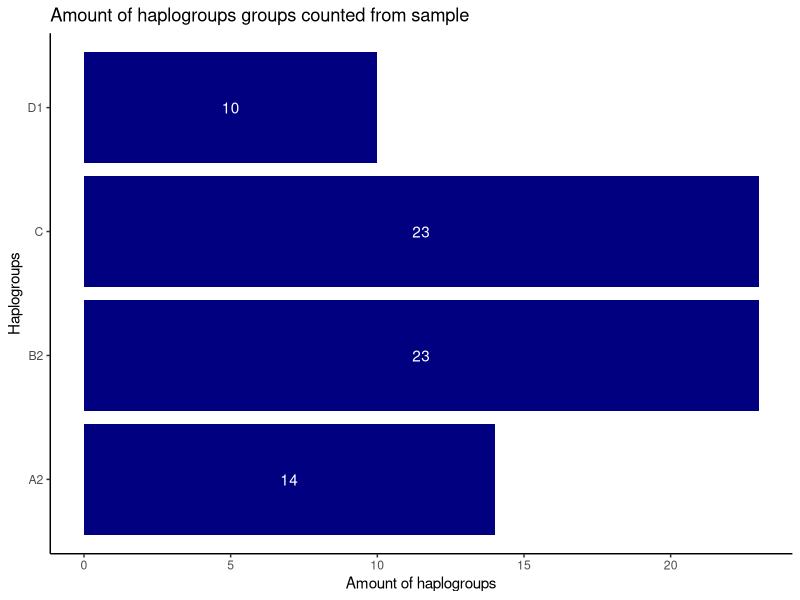
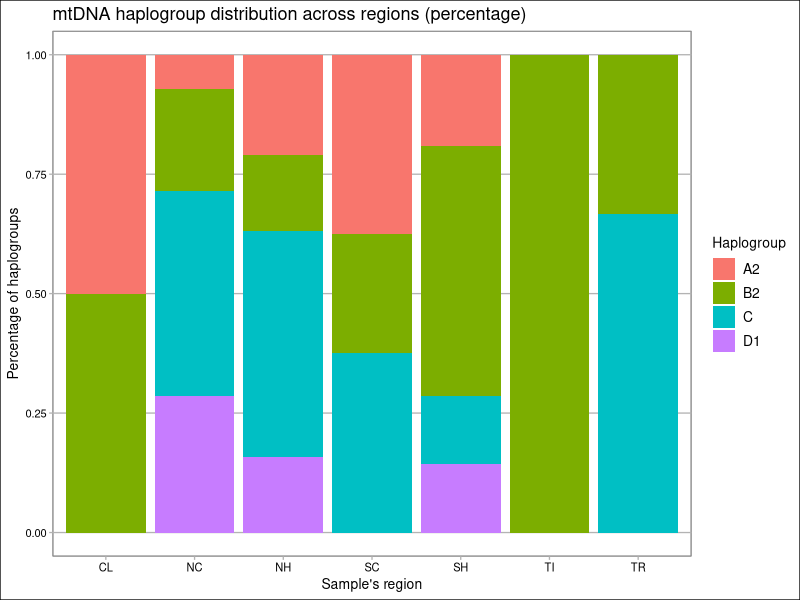
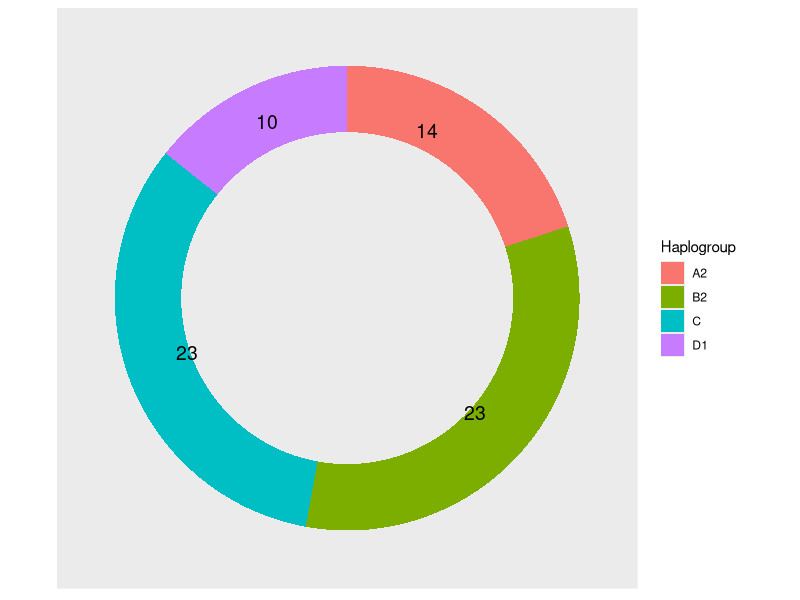

Write the R code that produced these figures, in order.
## ---- chunk 1
knitr::opts_chunk$set(echo = TRUE,
                      message= FALSE,
                       warning =FALSE,
                       fig.path= "../output/")
## ---- chunk 2
library(tidyverse)
library(here)
library(ggthemes)
library(dplyr)
library(tidytext)
library(ggplot2)
library(cowplot)
## ---- chunk 3
mtDNA <- read_csv(here("data", "filtered_haploid.csv"))%>%
  mutate(new = str_sub(`Haplogroup(trim)`,start=1, end= 2))%>% #filtering row names for haplogroup for trim
  mutate(region= str_sub(SampleID, start = 5, end= 6)) # filter sample ID name to get region
## ---- chunk 4
#filtered data
new_mtDNA <- read_csv(here("data", "filtered_haploid.csv"))%>%
  mutate(new = str_sub(`Haplogroup(trim)`,start=1, end= 2))%>% #filtering row names for haplogroup for trim
  mutate(region= str_sub(SampleID, start = 5, end= 6))%>% # filter sample ID name to get region
  group_by(new)

#script for second plot 
new_mtDNA%>%
  ggplot(aes(y= new))+
  geom_bar(fill= "navy blue")+
  geom_text(stat = "count", aes(label = ..count..),color = "white", position = position_stack(vjust = 0.5))+## this line isnt working
  theme_classic()+
  labs(x= "Amount of haplogroups",
       y= "Haplogroups",
       title= "Amount of haplogroups groups counted from sample")
## ---- chunk 5
#data for plot 1
maybe_mtDNA <- mtDNA%>% ##test for stacking plot
  group_by(region)%>%
  count(new)
  
# plot script
maybe_mtDNA %>%
  ggplot(aes( y=n, x=region, fill=new)) +
  geom_bar(position="fill", stat="identity")+
  theme_calc(base_size = 10 ,base_family = "sans")+
  labs(x= "Sample's region",
       y= "Percentage of haplogroups",
       title = "mtDNA haplogroup distribution across regions (percentage)") +
  scale_fill_discrete(name = "Haplogroup") 
## ---- chunk 6
### testing third plot, I HATE THIS!!!!!!!!!!!!!!
testing_mtDNAnew <- read_csv(here("data", "filtered_haploid.csv"))%>%
  mutate(new = str_sub(`Haplogroup(trim)`,start=1, end= 2))%>% #filtering row names for haplogroup for trim
  mutate(region= str_sub(SampleID, start = 5, end= 6))%>% # filter sample ID name to get region
  group_by(new)

test_mtDNA <- data.frame(region= c("A2", "B2", "C", "D1"),
  amount= c(14,23,23,10)
  )

test_mtDNA$fraction = test_mtDNA$amount / sum(test_mtDNA$amount)# Compute percentages

test_mtDNA$ymax = cumsum(test_mtDNA$fraction) # Compute the cumulative percentages (top of each rectangle)

test_mtDNA$ymin = c(0, head(test_mtDNA$ymax, n=-1)) # Compute the bottom of each rectangle

# Make the plot
donut <- 
ggplot(test_mtDNA, aes(ymax=ymax, ymin=ymin, xmax=4, xmin=2, fill=region)) + #the fill=category makes my code stop
  geom_rect() +
  coord_polar(theta="y") + # Try to remove that to understand how the chart is built initially
  xlim(c(-3, 4))+ # Try to remove that to see how to make a pie chart
  theme(axis.text.x= element_blank(),
        axis.text.y= element_blank(),
        axis.line.x= element_blank(), 
        axis.line.y= element_blank(),
        axis.ticks.y = element_blank(),
        panel.border = element_blank(),
        panel.grid.major = element_blank(),
        panel.grid.minor = element_blank())+
  scale_fill_discrete(name = "Haplogroup") 

ggdraw(donut) + #uses plot to layer on top
draw_label("23", x = 0.58, y = 0.3, hjust = 0, vjust = 0,
           fontfamily = "", fontface = "plain", color = "black", size = 14,
           colour = "black")+
  draw_label("14", x = 0.52, y = 0.77, hjust = 0, vjust = 0,
             fontfamily = "", fontface = "plain", color = "black", size = 14,
             colour = "black")+
  draw_label("23", x = 0.22, y = 0.4, hjust = 0, vjust = 0,
             fontfamily = "", fontface = "plain", color = "black", size = 14,
             colour = "black")+
  draw_label("10", x = 0.32, y = 0.785, hjust = 0, vjust = 0,
             fontfamily = "", fontface = "plain", color = "black", size = 14,
             colour = "black")
